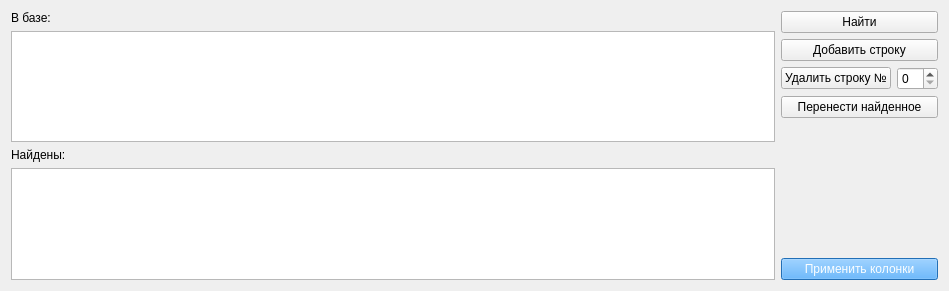
     <widget class="QWidget" name="page_2">
      <property name="geometry">
       <rect>
        <x>0</x>
        <y>0</y>
        <width>949</width>
        <height>291</height>
       </rect>
      </property>
      <attribute name="label">
       <string>Колонки</string>
      </attribute>
      <layout class="QHBoxLayout" name="horizontalLayout_12">
       <item>
        <layout class="QVBoxLayout" name="verticalLayout_16">
         <item>
          <layout class="QVBoxLayout" name="verticalLayout_12">
           <item>
            <widget class="QLabel" name="label_41">
             <property name="text">
              <string>В базе:</string>
             </property>
            </widget>
           </item>
           <item>
            <widget class="QTableView" name="TableViewColumnsDb"/>
           </item>
          </layout>
         </item>
         <item>
          <layout class="QVBoxLayout" name="verticalLayout_13">
           <item>
            <widget class="QLabel" name="label_42">
             <property name="text">
              <string>Найдены:</string>
             </property>
            </widget>
           </item>
           <item>
            <widget class="QTableView" name="TableViewColumnsAgzs">
             <property name="editTriggers">
              <set>QAbstractItemView::SelectedClicked</set>
             </property>
            </widget>
           </item>
          </layout>
         </item>
        </layout>
       </item>
       <item>
        <layout class="QVBoxLayout" name="verticalLayout_14">
         <item>
          <widget class="QPushButton" name="PushButtonFindColumn">
           <property name="text">
            <string>Найти</string>
           </property>
          </widget>
         </item>
         <item>
          <widget class="QPushButton" name="PushButtonAddColumn">
           <property name="text">
            <string>Добавить строку</string>
           </property>
          </widget>
         </item>
         <item>
          <layout class="QHBoxLayout" name="horizontalLayout_6">
           <item>
            <widget class="QPushButton" name="PushButtonDeleteRow">
             <property name="text">
              <string>Удалить строку №</string>
             </property>
            </widget>
           </item>
           <item>
            <widget class="QSpinBox" name="SpinBoxRowNumber"/>
           </item>
          </layout>
         </item>
         <item>
          <widget class="QPushButton" name="PushButtonReplaceColumns">
           <property name="text">
            <string>Перенести найденное</string>
           </property>
          </widget>
         </item>
         <item>
          <spacer name="verticalSpacer_5">
           <property name="orientation">
            <enum>Qt::Vertical</enum>
           </property>
           <property name="sizeHint" stdset="0">
            <size>
             <width>20</width>
             <height>40</height>
            </size>
           </property>
          </spacer>
         </item>
         <item>
          <widget class="QPushButton" name="PushButtonAcceptAgzsColumns">
           <property name="styleSheet">
            <string notr="true">background-color: rgb(48, 155, 255);
color: rgb(251, 254, 255);</string>
           </property>
           <property name="text">
            <string>Применить колонки</string>
           </property>
          </widget>
         </item>
        </layout>
       </item>
      </layout>
     </widget>
